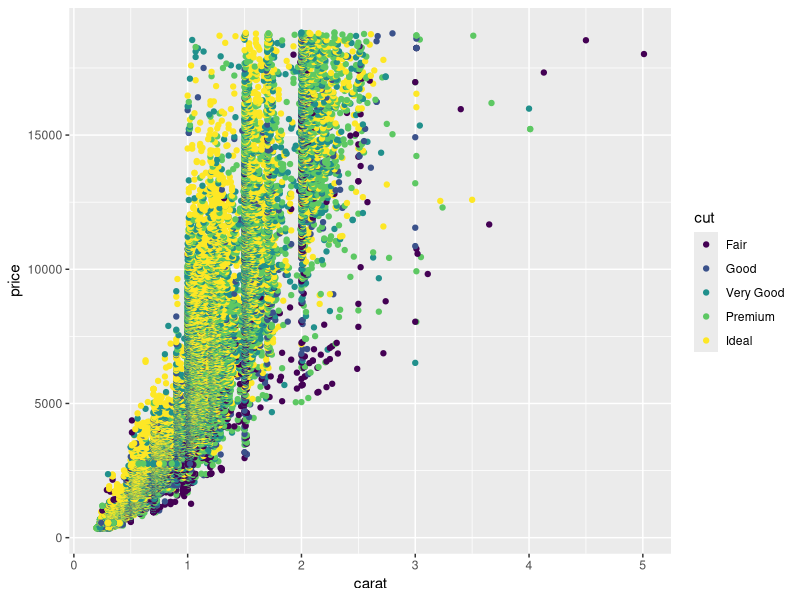
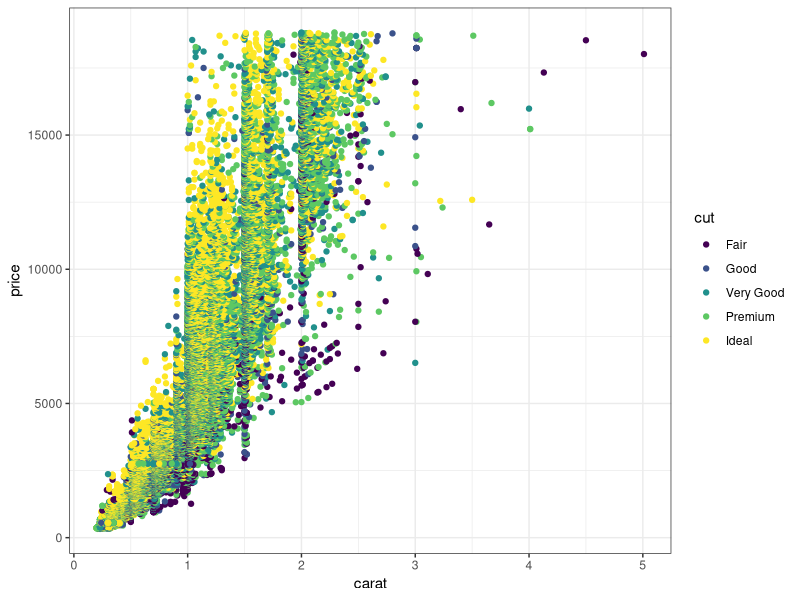
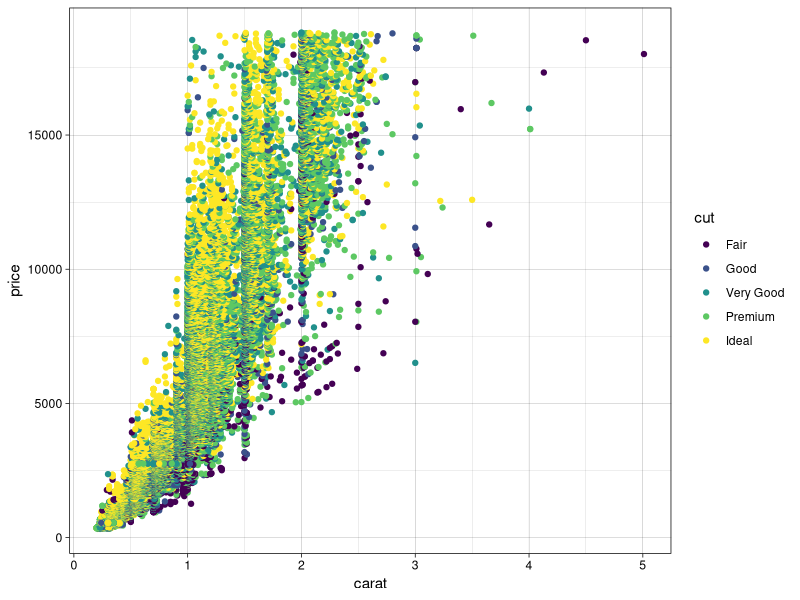
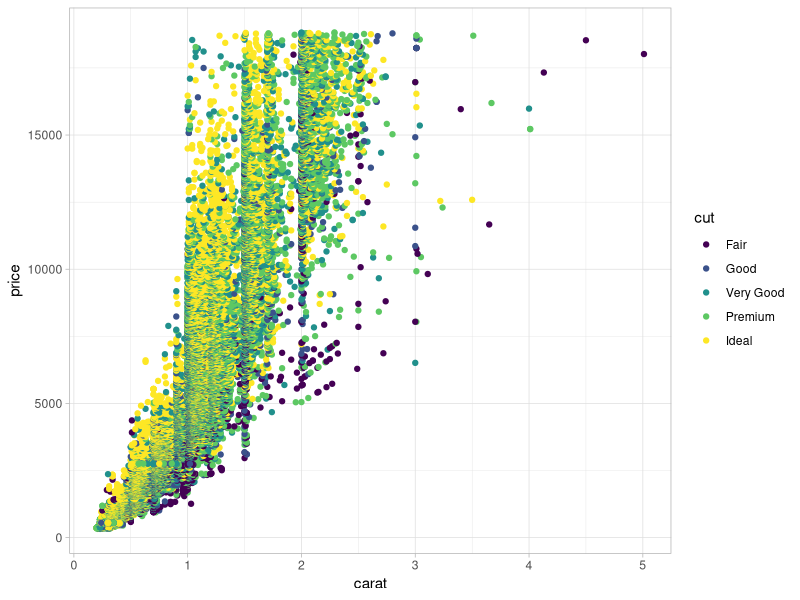
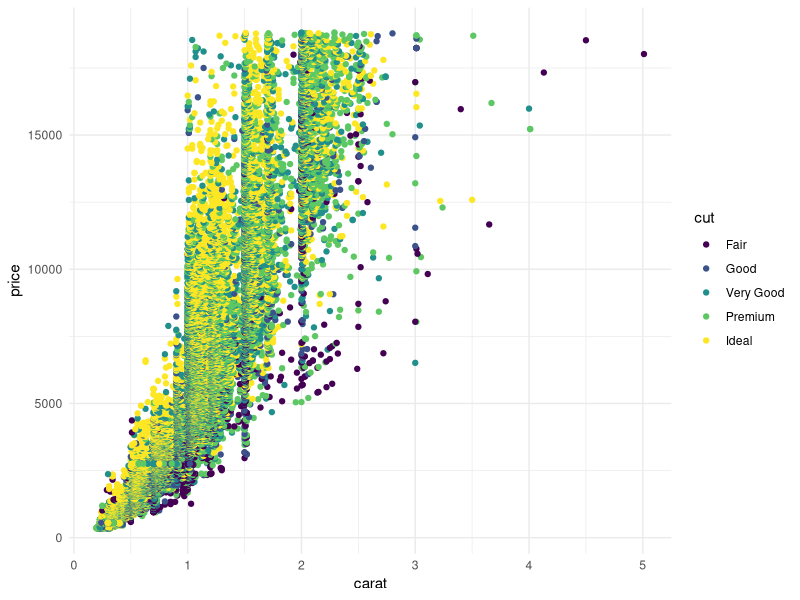
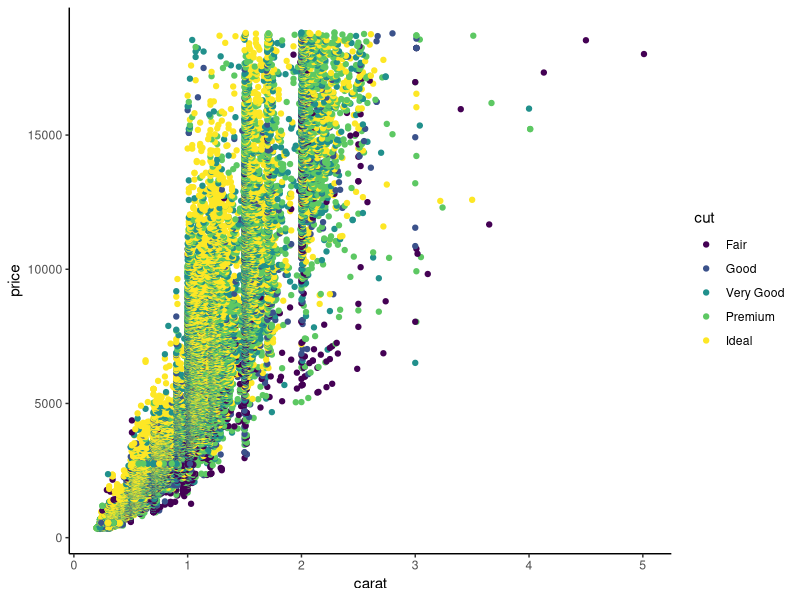
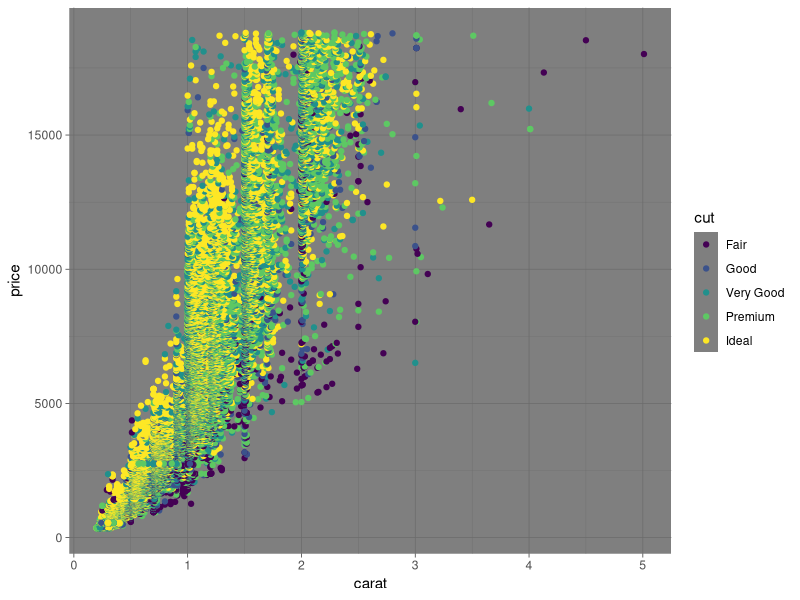
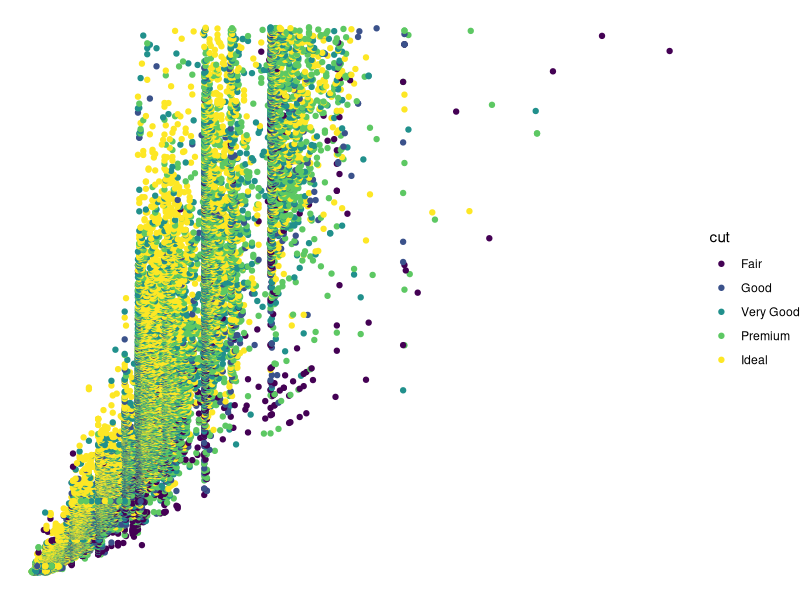

The R script that drew these images, in order: (Note: this script raises an error after producing the figures.)
## ---- chunk 1
knitr::opts_chunk$set(echo = TRUE)
# knitr::opts_knit$set(base.url = "/SNR_R_Group/")
# knitr::opts_chunk$set(fig.path = "figs/2016-10-05-Themes_Facets/")
## ---- chunk 2
library(tidyverse)

 p<- ggplot(diamonds, ) +
      geom_point(aes(x=carat, y = price,colour=cut)) 
p
## ---- chunk 3
p + theme_bw()
## ---- chunk 4
p + theme_linedraw()
## ---- chunk 5
p + theme_light()
## ---- chunk 6
p + theme_minimal()
## ---- chunk 7
p + theme_classic()
## ---- chunk 8
p + theme_dark()
## ---- chunk 9
p + theme_void()
## ---- chunk 10
theme_mine <- function(base_size = 18, base_family = "Helvetica") {
  # Starts with theme_grey and then modify some parts
  theme_bw(base_size = base_size, base_family = base_family) %+replace%
    theme(
      strip.background = element_blank(),
      strip.text.x = element_text(size = 18),
      strip.text.y = element_text(size = 18),
      axis.text.x = element_text(size=14),
      axis.text.y = element_text(size=14,hjust=1),
      axis.ticks =  element_line(colour = "black"), 
      axis.title.x= element_text(size=16),
      axis.title.y= element_text(size=16,angle=90),
      panel.background = element_blank(), 
      panel.border =element_blank(), 
      panel.grid.major = element_blank(), 
      panel.grid.minor = element_blank(), 
      panel.margin = unit(1.0, "lines"), 
      plot.background = element_blank(), 
      plot.margin = unit(c(0.5,  0.5, 0.5, 0.5), "lines"),
      axis.line.x = element_line(color="black", size = 1),
        axis.line.y = element_line(color="black", size = 1)
    )
}


ggplot(diamonds) +
  geom_point(aes(x=carat, y = price,colour=cut)) +
  labs(title="theme_mine") +
  theme_mine()

## ---- chunk 11
theme_presentation<- function(base_size = 28, base_family = "") {
  # Starts with theme_grey and then modify some parts
  theme_bw(base_size = base_size, base_family = base_family) %+replace%
    theme(
      strip.background = element_blank(),
      strip.text.x = element_text(size = 18,colour="white"),
      strip.text.y = element_text(size = 18,colour="white"),
      axis.text.x = element_text(size=28,colour="white"),
      axis.text.y = element_text(size=28,colour="white",hjust=1),
      axis.ticks =  element_line(colour = "white"), 
      axis.title.x= element_text(size=42,colour="white"),
      axis.title.y= element_text(size=42,angle=90,colour="white"),
      panel.background = element_rect(fill="black"), 
      panel.border =element_blank(),  
      panel.grid.major = element_blank(), 
      panel.grid.minor = element_blank(), 
      panel.margin = unit(1.0, "lines"), 
      plot.background = element_rect(fill="black"), 
      plot.title =element_text(size=28,colour="white"), 
      plot.margin = unit(c(1,  1, 1, 1), "lines"),
      legend.background=element_rect(fill='black'),
      legend.title=element_text(size=28,colour="white"),
      legend.text=element_text(size=28,colour="white"),
      legend.key = element_rect( fill = 'black'),
      legend.key.size = unit(c(1, 1), "lines"),
      axis.line.x = element_line(color="white", size = 1),
        axis.line.y = element_line(color="white", size = 1)
    )
}


ggplot(diamonds) +
  geom_point(aes(x=carat, y = price,colour=cut)) +
  labs(title="theme_presentation") +
  theme_presentation() + 
  theme(legend.position=c(1,0.25))

## ---- chunk 12

library(maps)

theme_map <- function(base_size = 12, base_family = "") {
  # Starts with theme_grey and then modify some parts
  theme_bw(base_size = base_size, base_family = base_family) %+replace%
    theme(
      strip.background = element_blank(),
      strip.text.x = element_text(size = 18),
      strip.text.y = element_text(size = 18),
      axis.text.x = element_blank(),
      axis.text.y = element_blank(),
      axis.ticks = element_blank(), 
      axis.title.x = element_blank(),
      axis.title.y = element_blank(),
      panel.background = element_blank(), 
      panel.border =element_blank(), 
      panel.grid.major = element_blank(), 
      panel.grid.minor = element_blank(), 
      panel.margin = unit(1.0, "lines"), 
      plot.background = element_blank(), 
      plot.margin = unit(c(0.25,  0.5, 0.0, 0.00), "lines"),
      axis.line = element_blank(),
      legend.background=element_blank(),
      legend.margin = unit(0.1, "line"),
      legend.title=element_text(size=16,colour="black"),
      legend.text=element_text(size=16,colour="black",hjust=0.2),
      legend.key = element_blank(),
      legend.key.width=unit(2, "line"),
      legend.key.height=unit(2, "line"))
    
}

crimes <- data.frame(state = tolower(rownames(USArrests)), USArrests)
states_map <- map_data("state")


ggplot(crimes, aes(map_id = state)) + 
    geom_map(aes(fill = Murder), map = states_map) + 
    labs(title="theme_map") +
    expand_limits(x = states_map$long, y = states_map$lat) + 
    coord_map() +
    theme_map()

## ---- chunk 13
ggplot(data = mpg) + 
  geom_point(aes(x = displ, y = cty))

ggplot(data = mpg) + 
  geom_point(aes(x = displ, y = cty)) +
  facet_grid(. ~ cyl)


ggplot(data = mpg) + 
  geom_point(aes(x = displ, y = cty)) +
  facet_grid(drv ~ .)

ggplot(data = mpg) + 
  geom_point(aes(x = displ, y = cty)) +
  facet_grid(drv ~ cyl)
## ---- chunk 14

ggplot(data = mtcars) +
  geom_point(aes(mpg, wt, colour = factor(cyl))) + 
  facet_grid(. ~ cyl, scales = "free")

ggplot(data = mtcars) +
  geom_point(aes(mpg, wt, colour = factor(cyl))) + 
  facet_grid(. ~ cyl, scales = "free_x")

ggplot(data = mtcars) +
  geom_point(aes(mpg, wt, colour = factor(cyl))) + 
  facet_grid(. ~ cyl, scales = "free_y")

## space  
ggplot(data = mpg) +
  geom_point(aes(drv, model)) +
  facet_grid(manufacturer ~ ., scales = "free", space = "free")

## ---- chunk 15
# label_both() displays both variable name and value
 ggplot(data =mtcars) + 
   geom_point(aes(wt, mpg), colour = "red") + 
   facet_grid(vs ~ cyl, labeller = label_both)

# Using label_parsed, see ?plotmath for more options
mtcars$cyl2 <- factor(mtcars$cyl, labels = c("beta", "gamma", "sqrt(x,y)"))

ggplot(data = mtcars) +
  geom_point(aes(wt, mpg), colour = "red") + 
  facet_grid(. ~ cyl2)

ggplot(data = mtcars) +
  geom_point(aes(wt, mpg), colour = "red") + 
  facet_grid(. ~ cyl2, labeller = label_parsed)

# label_bquote() makes it easy to construct math expressions
ggplot(data = mtcars) +
  geom_point(aes(wt, mpg), colour = "red") + 
  facet_grid(. ~ vs, labeller = label_bquote(cols = alpha ^ .(vs)))

## ---- chunk 16
ggplot(data = mtcars) +
  geom_point(aes(wt, mpg), colour = "red")  +
  facet_grid(vs + am ~ gear, margins = TRUE)

ggplot(data = mtcars) +
  geom_point(aes(wt, mpg), colour = "red")  +
  facet_grid(vs + am ~ gear, margins = "gear")


## ---- chunk 17

ggplot(data = mpg) +
  geom_point(aes(x = displ, y = hwy), colour = "green") +
  facet_wrap(~ class)


ggplot(data = mpg) +
  geom_point(aes(x = displ, y = hwy), colour = "green") +
  facet_wrap(~ class, ncol = 2)

ggplot(data = mpg) +
  geom_point(aes(x = displ, y = hwy), colour = "green") +
  facet_wrap(~ class, nrow = 4)


ggplot(data = mpg) +
  geom_point(aes(x = displ, y = hwy), colour = "green") +
  facet_wrap(~ cyl + drv, nrow = 4)

ggplot(data = mpg) +
  geom_point(aes(x = displ, y = hwy), colour = "green") +
  facet_wrap(~ cyl + drv, scales = "free")


## ---- chunk 18
#install.packages(gridExtra)
library(gridExtra)

fake_data <- data.frame(x = 1:20)
fake_data$y <- fake_data$x * 0.3 + rnorm(20, sd = 2)

fake_data2 <- data.frame(x = 1:20)
fake_data2$y <- fake_data2$x * 3 + rnorm(20, sd = 6)


ggplot(data = fake_data) +
  geom_line(aes(x = x, y = y), colour = "red", linetype = "dashed")

ggplot(data = fake_data) +
  geom_line(aes(x = x, y = y), colour = "red", linetype = "dashed")

